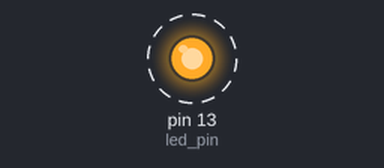
Recording of a sketch running on a simulated Arduino Uno, built with avr-gcc and run on an emulated ATmega328P. On the bench: output pins drawn as LEDs (lit = HIGH). Dashed ring = blinking.

Above: at 0.5 s.
Timing chart, 0 to 4.6 s (numbered marks = the images above):
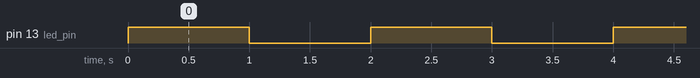

Measured:
- by itself, pin 13 (led_pin): alternates HIGH for 1.0 s and LOW for 1.0 s

The sketch:

blinking_led.ino
```cpp
const byte led_pin = 13; // 宣告腳位常數

// 設定參數函式，從頭到尾只會被執行一次
void setup() {

  pinMode(led_pin, OUTPUT); // 設定 D13 腳位為輸出

}

// loop 函式，將不停地重複執行
void loop() {

  digitalWrite(led_pin, HIGH); // D13 腳位輸出高電位
  delay(1000); // 延遲 1000 ms
  digitalWrite(led_pin, LOW);
  delay(1000); // 延遲 1000 ms

}
```
